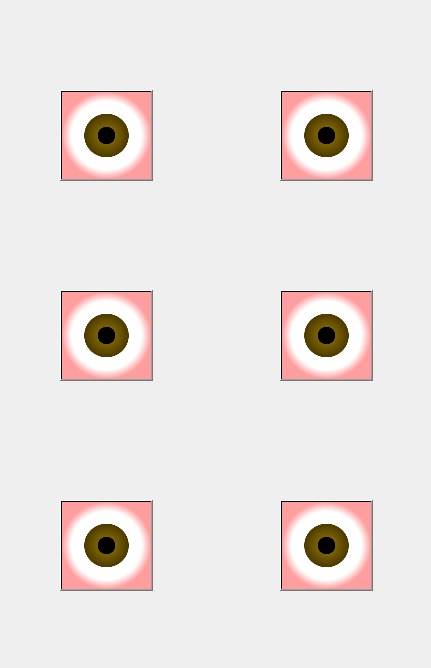
<?xml version="1.0" encoding="UTF-8"?>
<ui version="4.0">
 <class>Dialog</class>
 <widget class="QDialog" name="Dialog">
  <property name="geometry">
   <rect>
    <x>0</x>
    <y>0</y>
    <width>431</width>
    <height>668</height>
   </rect>
  </property>
  <property name="windowTitle">
   <string>Dialog</string>
  </property>
  <property name="styleSheet">
   <string notr="true">background-image: url(:/new1/background.jpg);</string>
  </property>
  <widget class="QPushButton" name="pushButton">
   <property name="geometry">
    <rect>
     <x>60</x>
     <y>90</y>
     <width>93</width>
     <height>91</height>
    </rect>
   </property>
   <property name="styleSheet">
    <string notr="true">image: url(:/new1/calender.png);
background-color: qradialgradient(spread:pad, cx:0.5, cy:0.5, radius:0.5, fx:0.5, fy:0.5, stop:0 rgba(0, 0, 0, 255), stop:0.19397 rgba(0, 0, 0, 255), stop:0.202312 rgba(122, 97, 0, 255), stop:0.495514 rgba(76, 58, 0, 255), stop:0.504819 rgba(255, 255, 255, 255), stop:0.79 rgba(255, 255, 255, 255), stop:1 rgba(255, 158, 158, 255));</string>
   </property>
   <property name="text">
    <string/>
   </property>
  </widget>
  <widget class="QPushButton" name="pushButton_2">
   <property name="geometry">
    <rect>
     <x>280</x>
     <y>90</y>
     <width>93</width>
     <height>91</height>
    </rect>
   </property>
   <property name="styleSheet">
    <string notr="true">image: url(:/new1/calculator.png);
background-color: qradialgradient(spread:pad, cx:0.5, cy:0.5, radius:0.5, fx:0.5, fy:0.5, stop:0 rgba(0, 0, 0, 255), stop:0.19397 rgba(0, 0, 0, 255), stop:0.202312 rgba(122, 97, 0, 255), stop:0.495514 rgba(76, 58, 0, 255), stop:0.504819 rgba(255, 255, 255, 255), stop:0.79 rgba(255, 255, 255, 255), stop:1 rgba(255, 158, 158, 255));</string>
   </property>
   <property name="text">
    <string/>
   </property>
  </widget>
  <widget class="QPushButton" name="pushButton_3">
   <property name="geometry">
    <rect>
     <x>280</x>
     <y>290</y>
     <width>93</width>
     <height>91</height>
    </rect>
   </property>
   <property name="styleSheet">
    <string notr="true">image: url(:/new1/phonebook.png);
background-color: qradialgradient(spread:pad, cx:0.5, cy:0.5, radius:0.5, fx:0.5, fy:0.5, stop:0 rgba(0, 0, 0, 255), stop:0.19397 rgba(0, 0, 0, 255), stop:0.202312 rgba(122, 97, 0, 255), stop:0.495514 rgba(76, 58, 0, 255), stop:0.504819 rgba(255, 255, 255, 255), stop:0.79 rgba(255, 255, 255, 255), stop:1 rgba(255, 158, 158, 255));</string>
   </property>
   <property name="text">
    <string/>
   </property>
  </widget>
  <widget class="QPushButton" name="pushButton_4">
   <property name="geometry">
    <rect>
     <x>60</x>
     <y>290</y>
     <width>93</width>
     <height>91</height>
    </rect>
   </property>
   <property name="styleSheet">
    <string notr="true">image: url(:/new1/browser.png);
border-color: qlineargradient(spread:pad, x1:0, y1:0, x2:1, y2:0, stop:0 rgba(255, 178, 102, 255), stop:0.55 rgba(235, 148, 61, 255), stop:0.98 rgba(0, 0, 0, 255), stop:1 rgba(0, 0, 0, 0));
background-color: qradialgradient(spread:pad, cx:0.5, cy:0.5, radius:0.5, fx:0.5, fy:0.5, stop:0 rgba(0, 0, 0, 255), stop:0.19397 rgba(0, 0, 0, 255), stop:0.202312 rgba(122, 97, 0, 255), stop:0.495514 rgba(76, 58, 0, 255), stop:0.504819 rgba(255, 255, 255, 255), stop:0.79 rgba(255, 255, 255, 255), stop:1 rgba(255, 158, 158, 255));</string>
   </property>
   <property name="text">
    <string/>
   </property>
  </widget>
  <widget class="QPushButton" name="pushButton_5">
   <property name="geometry">
    <rect>
     <x>280</x>
     <y>500</y>
     <width>93</width>
     <height>91</height>
    </rect>
   </property>
   <property name="styleSheet">
    <string notr="true">image: url(:/new1/cloud.png);
background-color: qradialgradient(spread:pad, cx:0.5, cy:0.5, radius:0.5, fx:0.5, fy:0.5, stop:0 rgba(0, 0, 0, 255), stop:0.19397 rgba(0, 0, 0, 255), stop:0.202312 rgba(122, 97, 0, 255), stop:0.495514 rgba(76, 58, 0, 255), stop:0.504819 rgba(255, 255, 255, 255), stop:0.79 rgba(255, 255, 255, 255), stop:1 rgba(255, 158, 158, 255));</string>
   </property>
   <property name="text">
    <string/>
   </property>
  </widget>
  <widget class="QPushButton" name="pushButton_6">
   <property name="geometry">
    <rect>
     <x>60</x>
     <y>500</y>
     <width>93</width>
     <height>91</height>
    </rect>
   </property>
   <property name="styleSheet">
    <string notr="true">image: url(:/new1/notepad.png);
background-color: qradialgradient(spread:pad, cx:0.5, cy:0.5, radius:0.5, fx:0.5, fy:0.5, stop:0 rgba(0, 0, 0, 255), stop:0.19397 rgba(0, 0, 0, 255), stop:0.202312 rgba(122, 97, 0, 255), stop:0.495514 rgba(76, 58, 0, 255), stop:0.504819 rgba(255, 255, 255, 255), stop:0.79 rgba(255, 255, 255, 255), stop:1 rgba(255, 158, 158, 255));</string>
   </property>
   <property name="text">
    <string/>
   </property>
  </widget>
 </widget>
 <resources>
  <include location="icons_real.qrc"/>
 </resources>
 <connections/>
</ui>
